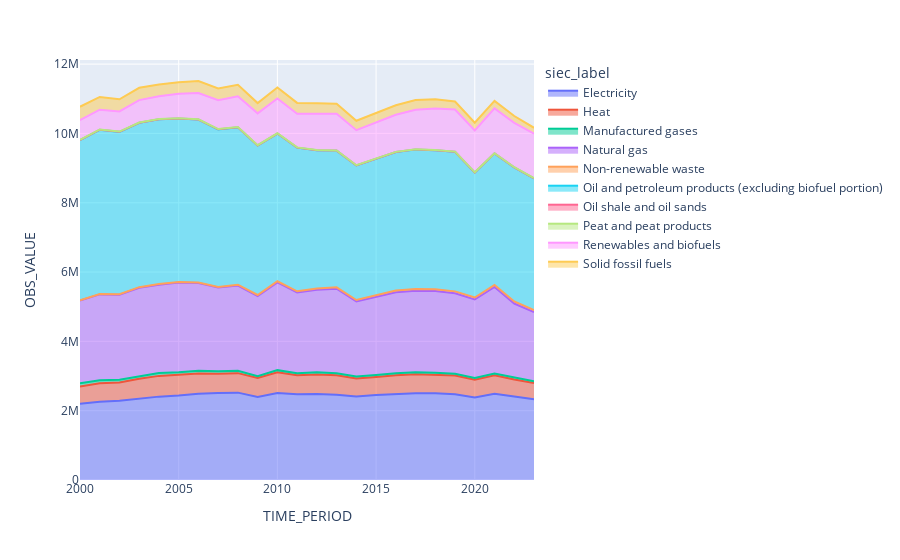

Notebook cell for this chart:
### Code cell
fig = px.area(data_by_energy_source, x='TIME_PERIOD', y='OBS_VALUE', color='siec_label')
fig.show()

### Figure 1 — Plotly figure (JSON) as saved in the notebook; plotly's stock layout.template omitted (floating-point values rounded to 4 significant figures)
{"data": [{"fillpattern": {"shape": ""}, "hovertemplate": "siec_label=Electricity<br>TIME_PERIOD=%{x}<br>OBS_VALUE=%{y}<extra></extra>", "legendgroup": "Electricity", "line": {"color": "#636efa"}, "marker": {"symbol": "circle"}, "mode": "lines", "name": "Electricity", "orientation": "v", "showlegend": true, "stackgroup": "1", "type": "scatter", "x": [2000, 2001, 2002, 2003, 2004, 2005, 2006, 2007, 2008, 2009, 2010, 2011, 2012, 2013, 2014, 2015, 2016, 2017, 2018, 2019, 2020, 2021, 2022, 2023], "xaxis": "x", "y": [2198000.0, 2260000.0, 2288000.0, 2350000.0, 2406000.0, 2436000.0, 2488000.0, 2508000.0, 2521000.0, 2393000.0, 2511000.0, 2475000.0, 2484000.0, 2461000.0, 2409000.0, 2449000.0, 2480000.0, 2505000.0, 2505000.0, 2477000.0, 2383000.0, 2490000.0, 2407000.0, 2329000.0], "yaxis": "y"}, {"fillpattern": {"shape": ""}, "hovertemplate": "siec_label=Heat<br>TIME_PERIOD=%{x}<br>OBS_VALUE=%{y}<extra></extra>", "legendgroup": "Heat", "line": {"color": "#EF553B"}, "marker": {"symbol": "circle"}, "mode": "lines", "name": "Heat", "orientation": "v", "showlegend": true, "stackgroup": "1", "type": "scatter", "x": [2000, 2001, 2002, 2003, 2004, 2005, 2006, 2007, 2008, 2009, 2010, 2011, 2012, 2013, 2014, 2015, 2016, 2017, 2018, 2019, 2020, 2021, 2022, 2023], "xaxis": "x", "y": [498900.0, 533500.0, 523300.0, 569000.0, 598800.0, 597000.0, 585100.0, 557200.0, 562100.0, 551000.0, 599800.0, 547800.0, 562500.0, 562000.0, 517500.0, 524600.0, 545000.0, 547700.0, 535400.0, 534400.0, 510400.0, 530300.0, 490500.0, 467300.0], "yaxis": "y"}, {"fillpattern": {"shape": ""}, "hovertemplate": "siec_label=Manufactured gases<br>TIME_PERIOD=%{x}<br>OBS_VALUE=%{y}<extra></extra>", "legendgroup": "Manufactured gases", "line": {"color": "#00cc96"}, "marker": {"symbol": "circle"}, "mode": "lines", "name": "Manufactured gases", "orientation": "v", "showlegend": true, "stackgroup": "1", "type": "scatter", "x": [2000, 2001, 2002, 2003, 2004, 2005, 2006, 2007, 2008, 2009, 2010, 2011, 2012, 2013, 2014, 2015, 2016, 2017, 2018, 2019, 2020, 2021, 2022, 2023], "xaxis": "x", "y": [93770.0, 85050.0, 81520.0, 78120.0, 80390.0, 74940.0, 75890.0, 72400.0, 68370.0, 48550.0, 59600.0, 59530.0, 60790.0, 57460.0, 58200.0, 57500.0, 55380.0, 54270.0, 56980.0, 52150.0, 47870.0, 52000.0, 51010.0, 49370.0], "yaxis": "y"}, {"fillpattern": {"shape": ""}, "hovertemplate": "siec_label=Natural gas<br>TIME_PERIOD=%{x}<br>OBS_VALUE=%{y}<extra></extra>", "legendgroup": "Natural gas", "line": {"color": "#ab63fa"}, "marker": {"symbol": "circle"}, "mode": "lines", "name": "Natural gas", "orientation": "v", "showlegend": true, "stackgroup": "1", "type": "scatter", "x": [2000, 2001, 2002, 2003, 2004, 2005, 2006, 2007, 2008, 2009, 2010, 2011, 2012, 2013, 2014, 2015, 2016, 2017, 2018, 2019, 2020, 2021, 2022, 2023], "xaxis": "x", "y": [2385000.0, 2478000.0, 2456000.0, 2551000.0, 2552000.0, 2591000.0, 2533000.0, 2417000.0, 2460000.0, 2317000.0, 2532000.0, 2326000.0, 2383000.0, 2439000.0, 2167000.0, 2246000.0, 2337000.0, 2355000.0, 2354000.0, 2324000.0, 2267000.0, 2497000.0, 2144000.0, 2000000.0], "yaxis": "y"}, {"fillpattern": {"shape": ""}, "hovertemplate": "siec_label=Non-renewable waste<br>TIME_PERIOD=%{x}<br>OBS_VALUE=%{y}<extra></extra>", "legendgroup": "Non-renewable waste", "line": {"color": "#FFA15A"}, "marker": {"symbol": "circle"}, "mode": "lines", "name": "Non-renewable waste", "orientation": "v", "showlegend": true, "stackgroup": "1", "type": "scatter", "x": [2000, 2001, 2002, 2003, 2004, 2005, 2006, 2007, 2008, 2009, 2010, 2011, 2012, 2013, 2014, 2015, 2016, 2017, 2018, 2019, 2020, 2021, 2022, 2023], "xaxis": "x", "y": [11560.0, 11160.0, 11720.0, 15870.0, 17610.0, 15360.0, 17350.0, 19000.0, 23970.0, 27930.0, 32040.0, 36820.0, 36200.0, 40270.0, 42570.0, 43260.0, 48600.0, 48720.0, 53640.0, 55200.0, 57570.0, 58350.0, 58950.0, 56050.0], "yaxis": "y"}, {"fillpattern": {"shape": ""}, "hovertemplate": "siec_label=Oil and petroleum products (excluding biofuel portion)<br>TIME_PERIOD=%{x}<br>OBS_VALUE=%{y}<extra></extra>", "legendgroup": "Oil and petroleum products (excluding biofuel portion)", "line": {"color": "#19d3f3"}, "marker": {"symbol": "circle"}, "mode": "lines", "name": "Oil and petroleum products (excluding biofuel portion)", "orientation": "v", "showlegend": true, "stackgroup": "1", "type": "scatter", "x": [2000, 2001, 2002, 2003, 2004, 2005, 2006, 2007, 2008, 2009, 2010, 2011, 2012, 2013, 2014, 2015, 2016, 2017, 2018, 2019, 2020, 2021, 2022, 2023], "xaxis": "x", "y": [4618000.0, 4739000.0, 4685000.0, 4744000.0, 4754000.0, 4716000.0, 4699000.0, 4544000.0, 4540000.0, 4315000.0, 4263000.0, 4144000.0, 3990000.0, 3945000.0, 3883000.0, 3946000.0, 3997000.0, 4030000.0, 4013000.0, 4028000.0, 3608000.0, 3798000.0, 3871000.0, 3804000.0], "yaxis": "y"}, {"fillpattern": {"shape": ""}, "hovertemplate": "siec_label=Oil shale and oil sands<br>TIME_PERIOD=%{x}<br>OBS_VALUE=%{y}<extra></extra>", "legendgroup": "Oil shale and oil sands", "line": {"color": "#FF6692"}, "marker": {"symbol": "circle"}, "mode": "lines", "name": "Oil shale and oil sands", "orientation": "v", "showlegend": true, "stackgroup": "1", "type": "scatter", "x": [2000, 2001, 2002, 2003, 2004, 2005, 2006, 2007, 2008, 2009, 2010, 2011, 2012, 2013, 2014, 2015, 2016, 2017, 2018, 2019, 2020, 2021, 2022, 2023], "xaxis": "x", "y": [701.4, 686.5, 588.5, 508.6, 547.0, 781.7, 605.4, 866, 815.4, 377.3, 512.5, 607.3, 482.9, 421.9, 394.4, 174.0, 113.3, 232.4, 260.8, 231.2, 16.04, 0, 0, 0], "yaxis": "y"}, {"fillpattern": {"shape": ""}, "hovertemplate": "siec_label=Peat and peat products<br>TIME_PERIOD=%{x}<br>OBS_VALUE=%{y}<extra></extra>", "legendgroup": "Peat and peat products", "line": {"color": "#B6E880"}, "marker": {"symbol": "circle"}, "mode": "lines", "name": "Peat and peat products", "orientation": "v", "showlegend": true, "stackgroup": "1", "type": "scatter", "x": [2000, 2001, 2002, 2003, 2004, 2005, 2006, 2007, 2008, 2009, 2010, 2011, 2012, 2013, 2014, 2015, 2016, 2017, 2018, 2019, 2020, 2021, 2022, 2023], "xaxis": "x", "y": [7669.0, 7771.0, 7487.0, 7329.0, 6638.0, 6650.0, 7528.0, 7512.0, 7506.0, 6661.0, 7016.0, 6690.0, 5947.0, 5708.0, 5625.0, 5342.0, 5189.0, 5032.0, 5374.0, 5063.0, 4409.0, 4165.0, 3546.0, 2941.0], "yaxis": "y"}, {"fillpattern": {"shape": ""}, "hovertemplate": "siec_label=Renewables and biofuels<br>TIME_PERIOD=%{x}<br>OBS_VALUE=%{y}<extra></extra>", "legendgroup": "Renewables and biofuels", "line": {"color": "#FF97FF"}, "marker": {"symbol": "circle"}, "mode": "lines", "name": "Renewables and biofuels", "orientation": "v", "showlegend": true, "stackgroup": "1", "type": "scatter", "x": [2000, 2001, 2002, 2003, 2004, 2005, 2006, 2007, 2008, 2009, 2010, 2011, 2012, 2013, 2014, 2015, 2016, 2017, 2018, 2019, 2020, 2021, 2022, 2023], "xaxis": "x", "y": [567600.0, 569500.0, 582900.0, 646300.0, 656300.0, 705700.0, 759000.0, 831700.0, 888700.0, 919400.0, 1006000.0, 971300.0, 1048000.0, 1054000.0, 1012000.0, 1054000.0, 1070000.0, 1141000.0, 1198000.0, 1216000.0, 1208000.0, 1292000.0, 1282000.0, 1284000.0], "yaxis": "y"}, {"fillpattern": {"shape": ""}, "hovertemplate": "siec_label=Solid fossil fuels<br>TIME_PERIOD=%{x}<br>OBS_VALUE=%{y}<extra></extra>", "legendgroup": "Solid fossil fuels", "line": {"color": "#FECB52"}, "marker": {"symbol": "circle"}, "mode": "lines", "name": "Solid fossil fuels", "orientation": "v", "showlegend": true, "stackgroup": "1", "type": "scatter", "x": [2000, 2001, 2002, 2003, 2004, 2005, 2006, 2007, 2008, 2009, 2010, 2011, 2012, 2013, 2014, 2015, 2016, 2017, 2018, 2019, 2020, 2021, 2022, 2023], "xaxis": "x", "y": [389100.0, 370100.0, 350000.0, 354800.0, 342900.0, 331900.0, 347000.0, 339200.0, 332000.0, 296800.0, 316500.0, 313000.0, 302000.0, 288500.0, 270300.0, 273300.0, 276100.0, 278200.0, 263200.0, 230400.0, 222500.0, 218700.0, 195100.0, 169600.0], "yaxis": "y"}], "layout": {"legend": {"title": {"text": "siec_label"}, "tracegroupgap": 0}, "margin": {"t": 60}, "xaxis": {"anchor": "y", "domain": [0, 1], "title": {"text": "TIME_PERIOD"}}, "yaxis": {"anchor": "x", "domain": [0, 1], "title": {"text": "OBS_VALUE"}}}}
